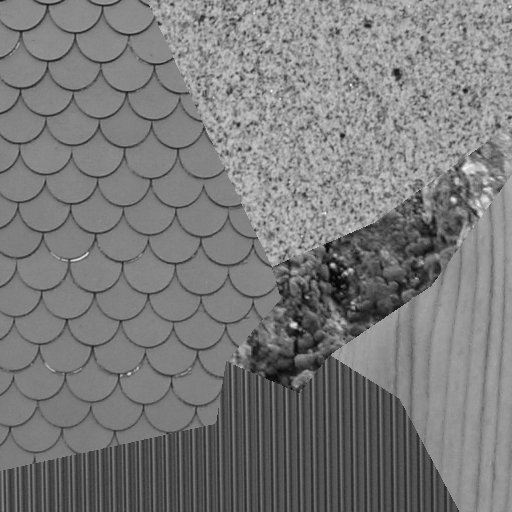
%> input picture Assignment 4/images/composite.png, 512 x 512 px
$ octave Prog2.m   (GNU Octave 9; MATLAB toolbox functions it lacks are replaced by stand-ins)
%> lines starting %> are read from the running program, lines starting %| are printed output that depends on the picture; in (x1, y1, x2, y2) boxes, pixels count from 0 and x2, y2 are one past the last pixel; in counts of white or black regions, pixels touching at a corner belong together; the program's own positions count from 1
% Name: Jugal Wadhwa
% USC ID: 2979673763
% Email: jwadhwa@usc.edu
% Submission Date: Mar 29th 2024
width = 512;
height = 512;
name = "../../images/composite.png";

%%
image = readRaw(name);
image_mean = getImageMean(image, width, height);
image = subtractImageMean(image, image_mean, width, height);

%%
filteredImages = generateFilteredImages(image, width, height);
% [25 lines not run here, left out]
function [image] = readRaw(name)
%> called with name = '../../images/composite.png'
image = imread(name, "png");
%> image is the input picture: size 512x512 uint8; min 2, max 250, mean 122.7
end

function [padImage] = getPaddedImage(image, width, height, padding)
padImage = zeros(height + padding * 2, width + padding * 2);

mirrorHeight = height + padding * 2;
mirrorWidth = width + padding * 2;

for i=1:height
  for j=1:width
    padImage(i + padding, j + padding) = image(i, j);
  end
end

for j=1:width
  for k=1:padding
    padImage(k, j+padding) = image(padding - k + 2, j);

    padImage(mirrorHeight - k + 1, j + padding) = image(height - (padding - k + 1), j);
  end
end

for i=1:mirrorHeight
  for k=1:padding
    padImage(i, k) = padImage(i, padding * 2 - k + 1);

    padImage(i, mirrorWidth - (k - 1)) = padImage(i, mirrorWidth - (padding * 2 - k));
  end
end
end

function [img_mean] = getImageMean(image, width, height)
%> called with width = 512, height = 512
total = 0;

for i=1:height
  for j=1:width
    total = total + image(i, j);
  end
end
%> after the loop, total = 255

img_mean = total / (width * height);
%> img_mean = 0
end

function [image] = subtractImageMean(image, img_mean, width, height)
for i=1:height
  for j=1:width
    image(i, j) = image(i, j) - img_mean;
  end
end
end

% [9 lines left out: function generateFilterFromKernel, not called in this run]

function [filters] = generateTextureFilters()
L5 = [ 1,  4, 6,  4,  1];
E5 = [-1, -2, 0,  2,  1];
S5 = [-1,  0, 2,  0, -1];
W5 = [-1,  2, 0, -2,  1];
R5 = [ 1, -4, 6, -4,  1];

base_filters = {
  L5;
  E5;
  S5;
  W5;
  R5;
  };

filters = cell(25, 1);

filter_loc = 0;

for i=1:5
  kernel1 = base_filters{i}';
  for j=1:5
    kernel2 = base_filters{j};
    filter_loc = filter_loc + 1;
    filters{filter_loc} = generateFilterFromKernel(kernel1, kernel2);
  end
end
end

% [16 lines left out: function convolution, not called in this run]

function [filteredImage] = generateFilteredImage(paddedImage, width, height, padding, filter)
filteredImage = zeros(height, width);

for i=1+padding:height+padding
  for j=1+padding:width+padding
    filteredImage(i - padding, j - padding) = convolution(paddedImage, filter, i, j, padding);
  end
end
end

function [filteredImages] = generateFilteredImages(image, width, height)
filteredImages = cell(25, 1);
filters = generateTextureFilters();

padding = 2;
paddedImage = getPaddedImage(image, width, height, padding);
%> after the loop in getPaddedImage, `for i=1:height`:
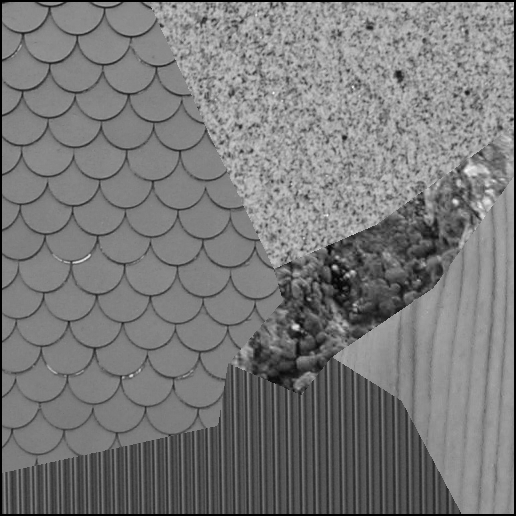
%> padImage: size 516x516 double; min 0, max 250, mean 120.8
%> after the loop in getPaddedImage, `for j=1:width`:
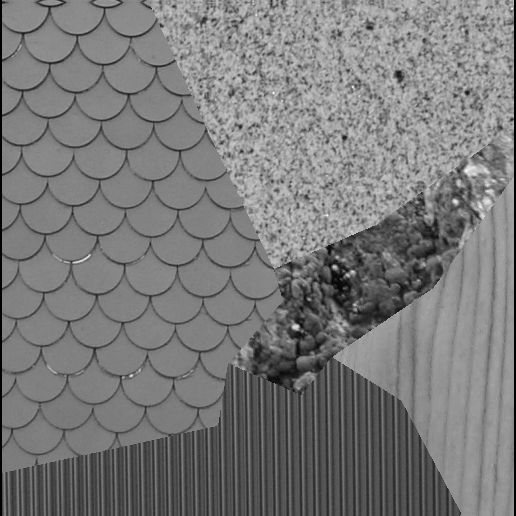
%> padImage: size 516x516 double; 0.77% of pixels changed, all inside (x1, y1, x2, y2) = (2, 0, 514, 516)
%> after the loop in getPaddedImage, `for i=1:mirrorHeight`:
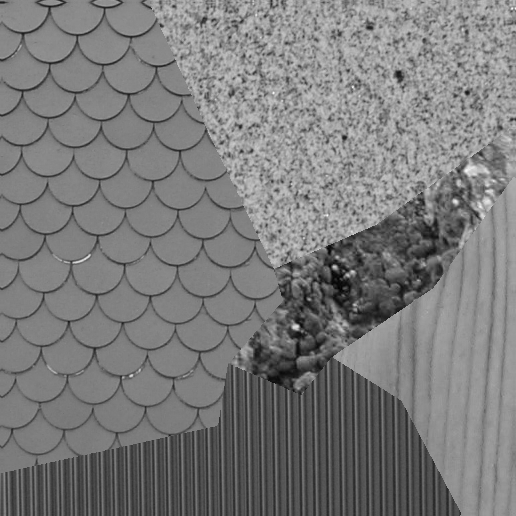
%> padImage: size 516x516 double; 0.78% of pixels changed, all inside (x1, y1, x2, y2) = (0, 0, 516, 516)
%> the run ends on the next line

for f=1:size(filters, 1)
  filter = filters{f};

  filteredImages{f} = generateFilteredImage(paddedImage, width, height, padding, filter);
end
end
